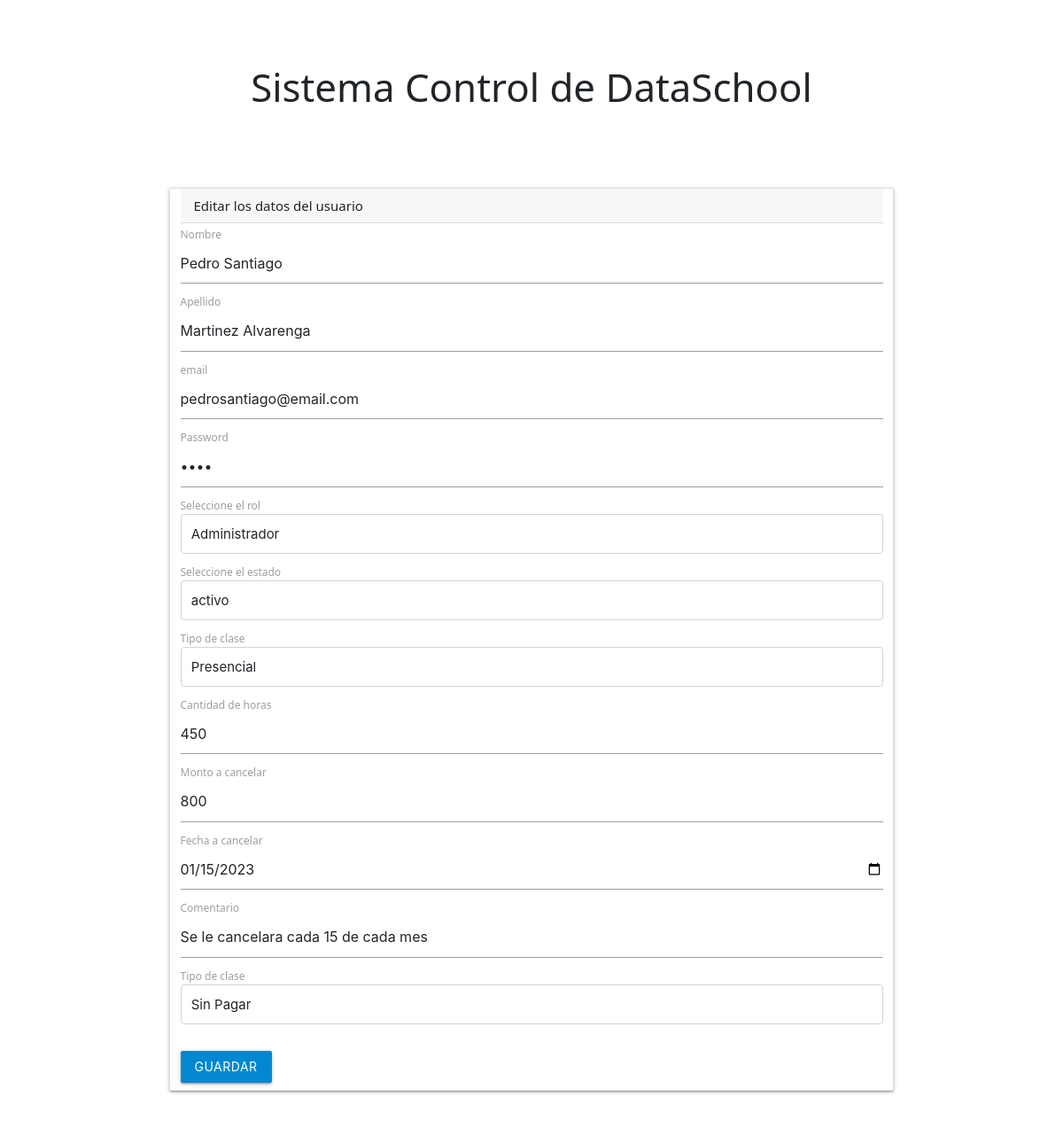
The app's page /controllers/editar.php?id=3 with its own data.
### tables this page shows
CREATE TABLE `users` (
  `id` int(11) NOT NULL,
  `name` varchar(50) DEFAULT NULL,
  `lastName` varchar(50) DEFAULT NULL,
  `email` varchar(50) DEFAULT NULL,
  `password` varchar(50) DEFAULT NULL,
  `idRol` int(11) DEFAULT NULL,
  `idState` int(11) DEFAULT NULL,
  `typeClass` varchar(100) NOT NULL,
  `cantidad` int(10) NOT NULL,
  `monto` int(10) NOT NULL,
  `fechaPago` date NOT NULL,
  `comentario` varchar(100) NOT NULL,
  `estadoPago` varchar(50) NOT NULL
);

### controllers/editar.php (the view, shortened to what this page needs)
<?php include '../templates/header.php'; ?>
<?php include '../models/conexion.php';
$codigoUser = $_GET['id'];
$consulta = $bd->prepare("SELECT * FROM users WHERE id= ?");
$sentenciaDos = $bd->query("SELECT * FROM states");
$sentenciaTres = $bd->query("SELECT * FROM rol");
$consulta->execute([$codigoUser]);
$users = $consulta->fetch(PDO::FETCH_OBJ);
$estado = $sentenciaDos->fetchAll(PDO::FETCH_OBJ);
$rol = $sentenciaTres->fetchAll(PDO::FETCH_OBJ);
?>
<head>
<link rel="stylesheet" href="https://cdnjs.cloudflare.com/ajax/libs/materialize/1.0.0/css/materialize.min.css">
</head>
<div class="container">
    <div class="row justify-content-center ">
    <div class="card mb-4 ">
        <div class="card-header">Editar los datos del usuario</div>
        <form action="update.php" method="POST">
        <div class="mb-2 ml-2 mr-2">
            <label for="">Nombre</label>
            <input class="form-control" type="text" placeholder="Edite el nombre" name="inputName"  value="<?php echo $users->name?>" required>
        </div>
        <div class="mb-2 ml-2 mr-2">
            <label for="">Apellido</label>
            <input class="form-control" type="text" placeholder="Edite el apellido" name="inputLastName"
            value="<?php echo $users->lastName?>"  required>
        </div>
        <div class="mb-2 ml-2 mr-2">
            <label for="">email</label>
            <input class="form-control" type="email" placeholder="Ingrese el correo" value="<?php echo $users->email?>" name="inputEmail"  required>
        </div>
        <div class="mb-2 ml-2 mr-2">
            <label for="">Password</label>
            <input class="form-control" type="password" placeholder="Ingrese la contraseña" value="<?php echo $users->password?>" name="inputPassword"  required>
        </div>
        <div class="mb-2 ml-2 mr-2">
            <label for="">Seleccione el rol</label>
            <select class="form-control"  name="inputRol"  aria-label="default input example" required>
            <?php
                    foreach($rol as $value){
                ?>
                    <option value="<?php echo $value->id?>"><?php echo $value->name?></option>
                <?php } ?>
            </select>
        </div>
        <div class="mb-2 ml-2 mr-2">
            <label for="">Seleccione el estado</label>
            <select class="form-control"  name="inputState"  aria-label="default input example" required>
            <?php
                    foreach($estado as $value){
                ?>
                    <option value="<?php echo $value->id?>"><?php echo $value->name?></option>
                <?php } ?>
            </select>
        </div>
        <div class="mb-2 ml-2 mr-2">
            <label for="">Tipo de clase</label>
            <select class="form-control"  name="inputTypeClass"  aria-label="default input example" required>
                <option>Presencial</option>
            </select>
        </div>
        <div class="mb-2 ml-2 mr-2">
            <label for="">Cantidad de horas</label>
            <input class="form-control" type="number" placeholder="Ingrese la contraseña" value="<?php echo $users->cantidad?>" name="inputCantidad"  required>
        </div>
        <div class="mb-2 ml-2 mr-2">
            <label for="">Monto a cancelar</label>
            <input class="form-control" type="number" placeholder="Ingrese la contraseña" value="<?php echo $users->monto?>" name="inputMonto"  required>
        </div>
        <div class="mb-2 ml-2 mr-2">
            <label for="">Fecha a cancelar</label>
            <input class="form-control" type="date"  value="<?php echo $users->fechaPago?>" name="inputDate"  required>
        </div>
        <div class="mb-2 ml-2 mr-2">
            <label for="">Comentario</label>
            <input class="form-control" type="text" placeholder="Ingrese un comentario" value="<?php echo $users->comentario?>" name="inputComentario"  required>
        </div>
        <div class="mb-2 ml-2 mr-2">
            <label for="">Tipo de clase</label>
            <select class="form-control"  name="inputPago"  aria-label="default input example" value="<?php echo $users->estadoPago?>"required>
                <option>Sin Pagar</option>
            </select>
        </div>
        <br>
        <input type="submit" class="btn light-blue darken-2 mb-2 ml-2" value="Guardar"> </input>
        </form>
    </div>
    </div>
</div>

### records on screen
users: inputName "Pedro Santiago", inputLastName "Martinez Alvarenga", inputEmail "pedrosantiago@email.com", inputCantidad "450", inputMonto "800", inputDate "01/15/2023", inputComentario "Se le cancelara cada 15 de cada mes", inputPago "Sin Pagar"

### other values on screen
form field inputRol "Administrador"
form field inputState "activo"
